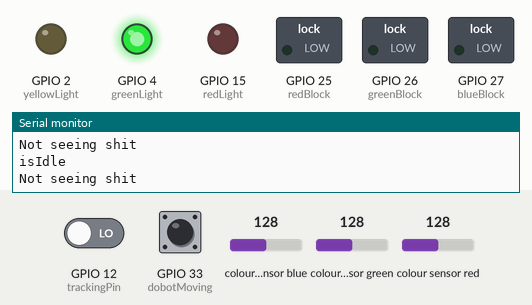
Simulated run of this sketch. Board: ESP32. Shown: switched loads named in the sketch (green lamp = pin HIGH), output pins drawn as LEDs (lit = HIGH), the last lines printed to the serial monitor. The inputs (shaded band) are chosen by the test bench; at power-on: GPIO 12 (trackingPin) LOW, colour sensor blue 128, GPIO 33 (dobotMoving) LOW, colour sensor green 128, colour sensor red 128.

Above: at 2.8 s.
2.9 s: GPIO 12 (trackingPin) driven HIGH
At 4.7 s:
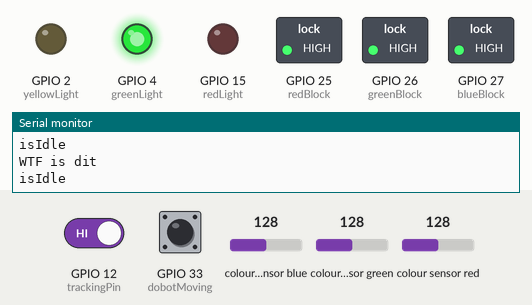
5.5 s: colour sensor blue set to 131
At 7.3 s:
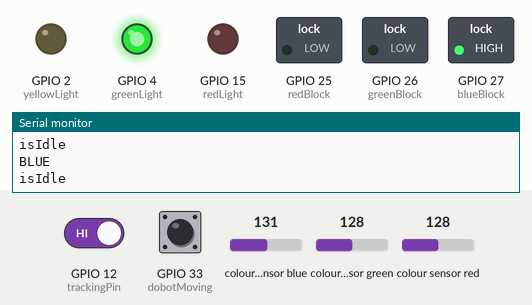
7.6 s: GPIO 33 (dobotMoving) pulled HIGH for 1.2 s
At 9.0 s:
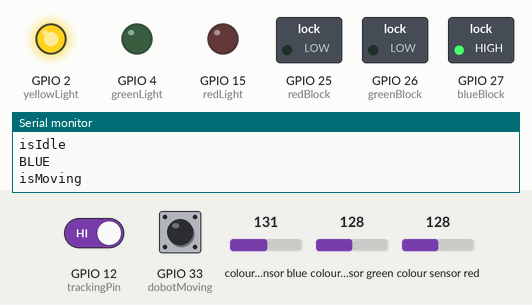
10.8 s: colour sensor green set to 191
At 12.2 s:
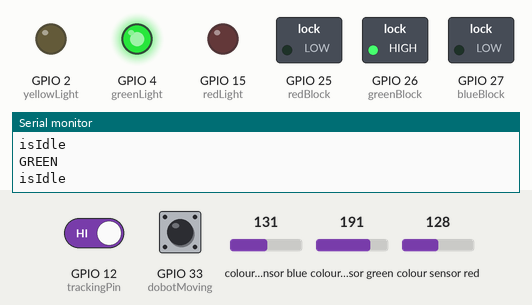
12.9 s: colour sensor red set to 250
At 13.9 s:
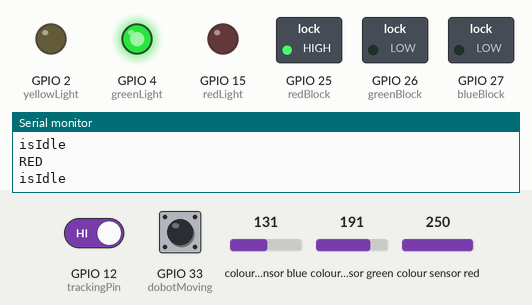
15.0 s: GPIO 33 (dobotMoving) pulled HIGH for 1.2 s
At 16.4 s:
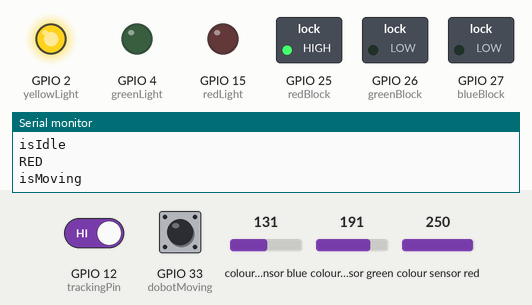
Timing chart, 0 to 18.2 s (numbered marks = the images above; inputs shaded):
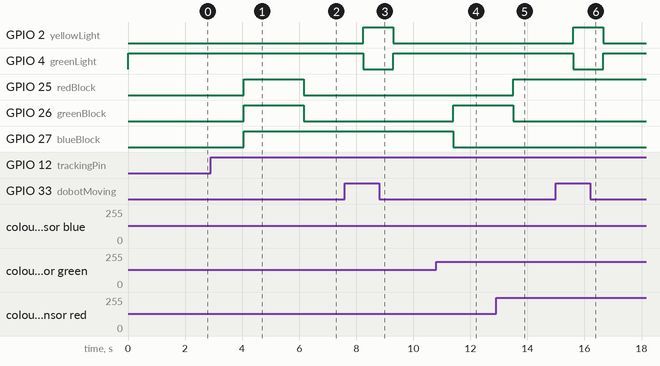

Measured:
- the behaviour switches between 128 and 129 on colour sensor blue (found by bisection; images 1 and 2)
- after the input at 2.9 s, GPIO 25 (redBlock), GPIO 26 (greenBlock), GPIO 27 (blueBlock): LOW → HIGH after 1.2 s
- after the input at 5.5 s, GPIO 25 (redBlock), GPIO 26 (greenBlock): HIGH → LOW after 0.65 s
- after the input at 7.6 s, GPIO 2 (yellowLight): LOW → HIGH after 0.65 s, → LOW 1.1 s later; GPIO 4 (greenLight): HIGH → LOW after 0.65 s, → HIGH 1.1 s later
- after the input at 10.8 s, GPIO 26 (greenBlock): LOW → HIGH after 0.60 s; GPIO 27 (blueBlock): HIGH → LOW after 0.60 s
- after the input at 12.9 s, GPIO 25 (redBlock): LOW → HIGH after 0.61 s; GPIO 26 (greenBlock): HIGH → LOW after 0.61 s
- after the input at 15.0 s, GPIO 2 (yellowLight): LOW → HIGH after 0.61 s, → LOW 1.1 s later; GPIO 4 (greenLight): HIGH → LOW after 0.61 s, → HIGH 1.1 s later

The sketch:

esp32_dobot.ino
```cpp
/*
  Due to a slight oversight, the emergency switch 'feature' had to be removed.
  Otherwise it wouldn't fit..

  These parts have been commented out
*/

#include <Wire.h>
#include "Adafruit_TCS34725.h"

Adafruit_TCS34725 tcs = Adafruit_TCS34725(TCS34725_INTEGRATIONTIME_614MS, TCS34725_GAIN_1X);

// Sensors
const int trackingPin = 12;

// Blocks (color sensor)
const int redBlock = 25;
const int greenBlock = 26;
const int blueBlock = 27;

// Trafficlight
const int redLight = 15;
const int yellowLight = 2;
const int greenLight = 4;

// Misc
const int dobotMoving = 33;
// BTN - const int stopButton = 0;

void setup() {
  // Sensors
  pinMode(trackingPin, INPUT);
  pinMode(dobotMoving, INPUT);

  // Blocks (color sensor)
  pinMode(redBlock, OUTPUT);
  pinMode(greenBlock, OUTPUT);
  pinMode(blueBlock, OUTPUT);

  // Traffic Light
  pinMode(redLight, OUTPUT);
  pinMode(yellowLight, OUTPUT);
  pinMode(greenLight, OUTPUT);

  Serial.begin(9600);

  if (tcs.begin()) {
    Serial.println("TCS34725 - Found sensor");
  } else {
    Serial.println("TCS34725 - No sensor found >> Check your connections");
    while (1)
      ;
  }
}

void loop() {

  uint16_t r, g, b, c;
  int sensorValue = digitalRead(trackingPin);
  int isMoving = digitalRead(dobotMoving);
  // BTN - int isStopping = digitalRead(stopButton);

  // ???
  // bool isMoving = digitalRead(dobotMoving) == 1;
  // bool isStopping = digitalRead(stopButton) == 1;


  // Handle lights

  /*


    if (isStopping) {
      Serial.println("isStopping");
      setLight(HIGH, LOW, LOW);
    } else
  */
  if (isMoving) {
    Serial.println("isMoving");
    setLight(LOW, HIGH, LOW);
  } else {
    Serial.println("isIdle");
    setLight(LOW, LOW, HIGH);
  }

  if (sensorValue != 0) {

    // A very scuffed solution to make sure the correct color gets detected
    delay(1000);

    tcs.getRawData(&r, &g, &b, &c);

    if (r > g && r > b) {
      Serial.println("RED");
      digitalWrite(greenBlock, LOW);
      digitalWrite(blueBlock, LOW);
      digitalWrite(redBlock, HIGH);

    } else if (g > r && g > b) {
      Serial.println("GREEN");
      digitalWrite(greenBlock, HIGH);
      digitalWrite(blueBlock, LOW);
      digitalWrite(redBlock, LOW);

    } else if (b > r && b > g) {
      Serial.println("BLUE");
      digitalWrite(greenBlock, LOW);
      digitalWrite(blueBlock, HIGH);
      digitalWrite(redBlock, LOW);

    } else {
      Serial.println("WTF is dit");
      digitalWrite(greenBlock, HIGH);
      digitalWrite(blueBlock, HIGH);
      digitalWrite(redBlock, HIGH);
    }
  } else {
    Serial.println("Not seeing shit");
    delay(1000);

    digitalWrite(greenBlock, LOW);
    digitalWrite(blueBlock, LOW);
    digitalWrite(redBlock, LOW);
  }
}

void setLight(int red, int yellow, int green) {
  digitalWrite(redLight, red);
  digitalWrite(yellowLight, yellow);
  digitalWrite(greenLight, green);
}
```
